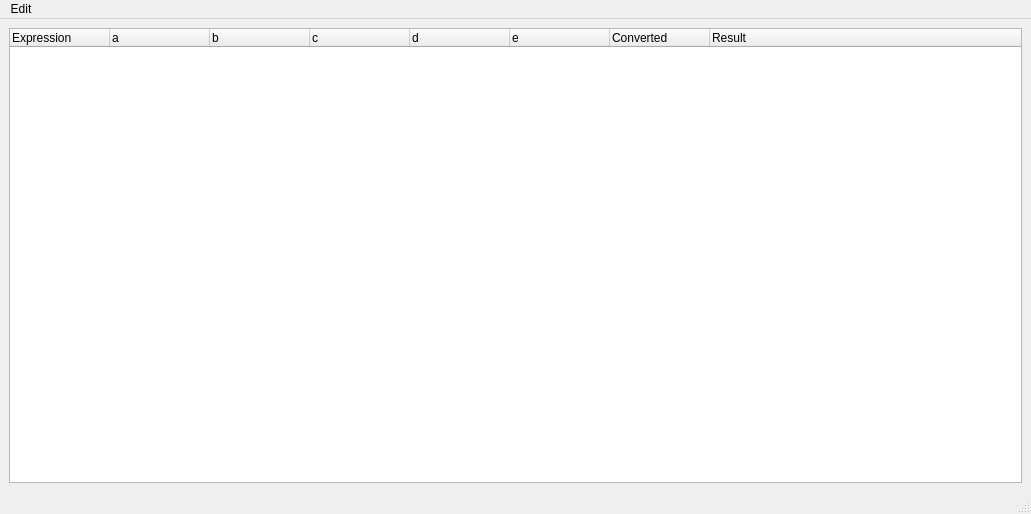
<?xml version="1.0" encoding="UTF-8"?>
<ui version="4.0">
 <class>MainWindow</class>
 <widget class="QMainWindow" name="MainWindow">
  <property name="geometry">
   <rect>
    <x>0</x>
    <y>0</y>
    <width>1031</width>
    <height>514</height>
   </rect>
  </property>
  <property name="windowTitle">
   <string>MainWindow</string>
  </property>
  <widget class="QWidget" name="centralwidget">
   <layout class="QGridLayout" name="gridLayout_3">
    <item row="0" column="0">
     <widget class="QTreeWidget" name="treeWidget">
      <column>
       <property name="text">
        <string>Expression</string>
       </property>
      </column>
      <column>
       <property name="text">
        <string>a</string>
       </property>
      </column>
      <column>
       <property name="text">
        <string>b</string>
       </property>
      </column>
      <column>
       <property name="text">
        <string>c</string>
       </property>
      </column>
      <column>
       <property name="text">
        <string>d</string>
       </property>
      </column>
      <column>
       <property name="text">
        <string>e</string>
       </property>
      </column>
      <column>
       <property name="text">
        <string>Converted</string>
       </property>
      </column>
      <column>
       <property name="text">
        <string>Result</string>
       </property>
      </column>
     </widget>
    </item>
   </layout>
  </widget>
  <widget class="QMenuBar" name="menubar">
   <property name="geometry">
    <rect>
     <x>0</x>
     <y>0</y>
     <width>1031</width>
     <height>26</height>
    </rect>
   </property>
   <widget class="QMenu" name="menuEdit">
    <property name="title">
     <string>Edit</string>
    </property>
    <addaction name="actionAdd"/>
   </widget>
   <addaction name="menuEdit"/>
  </widget>
  <widget class="QStatusBar" name="statusbar"/>
  <action name="actionAdd">
   <property name="text">
    <string>Add</string>
   </property>
  </action>
 </widget>
 <resources/>
 <connections>
  <connection>
   <sender>actionAdd</sender>
   <signal>triggered()</signal>
   <receiver>MainWindow</receiver>
   <slot>onAdd_clicked()</slot>
   <hints>
    <hint type="sourcelabel">
     <x>515</x>
     <y>257</y>
    </hint>
    <hint type="destinationlabel">
     <x>515</x>
     <y>256</y>
    </hint>
   </hints>
  </connection>
 </connections>
 <slots>
  <slot>onAdd_clicked()</slot>
 </slots>
</ui>
